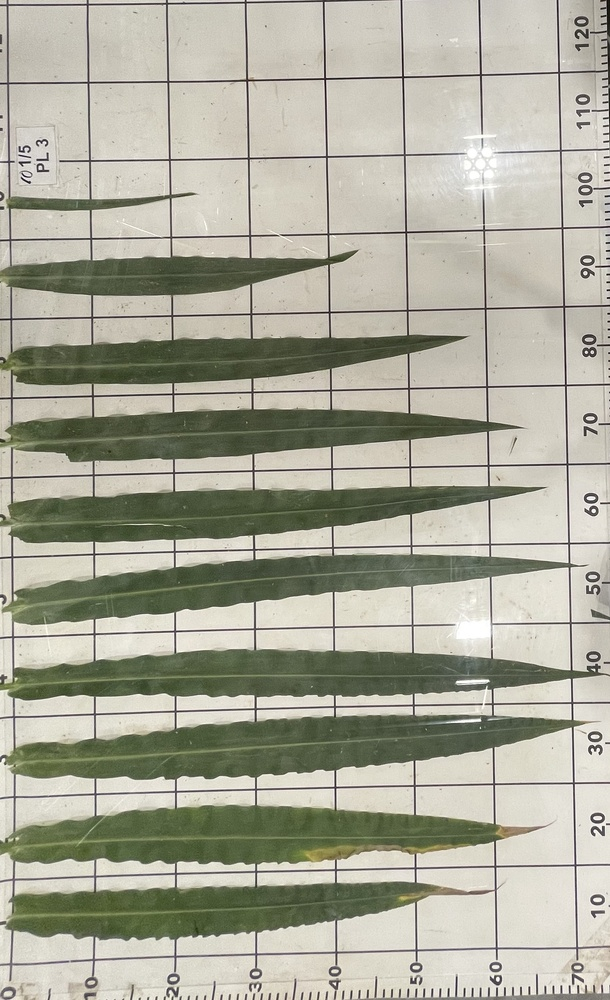
#> input picture Leaf_properties_Marziotte_05_08/Images/IMG_1.jpg, 610 x 1000 px, shrunk from 1713 x 2807 before the run; its folder holds only this picture in this run
$ jupyter execute --allow-errors Picture_analysis.ipynb
#> lines starting #> are read from the running program, lines starting #| are printed output that depends on the picture; after the words box and inside, x2 and y2 are one past the last pixel; in counts of white or black regions, pixels touching at a corner belong together
#> further down, RGB is the input picture: shape (1000, 610, 3); mean R, G, B 170.9, 170.2, 154.9
### Leaf_properties_Marziotte_05_08/Toolbox.py
import numpy as np
import pandas as pd

from skimage.morphology import area_opening, disk, binary_closing
from skimage.measure import find_contours, label, regionprops, regionprops_table

def leaves_props(RGB, opening=2000,closing=15, height=125, width=80):
    """
    This function uses a picture containing leaves as an input.
    Returns leaves contours and a table with leaves properties.

    Inputs: RGB, opening, closing, height, width.

       RGB: Picture to be analized.

       opening: Will be used in area_opening (check skimage.morphology). Default is 2000.

       closing: Will be used in binary_closing (check skimage.morphology). Default is 15.

       height: Height of the picture, will be used to calculate the size of the pixel. In centimiters. Default is 125 cm.

       width: Width of the picture, will be used to calculate the size of the pixel. In centimiters. Default is 80 cm.

    Outputs: contours, properties

        contours: Is the contour of each leaf inside the picture.

        properties: Table of properties including area, axis_minor_length (length of the minor axis), axis_major_length (length of the major axis), and image.
               The first three variables are given in centimiters. Image is the image of each leaf.


    """
#> called with opening = 2000, closing = 15, height = 125, width = 80

    #Compute factor for converting pixels into cm
    area = height*width
    pixel_area = area/RGB.size
#> pixel_area = 0.00546

    #Define BW, and what is green
    BW = 0
    red = RGB[:, :, 0]
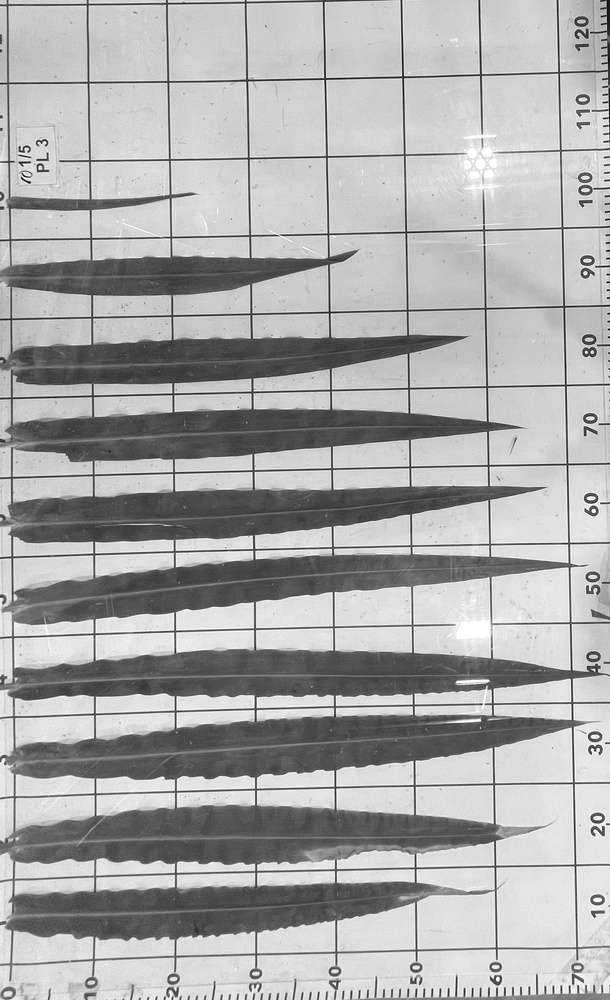
#> red: shape (1000, 610); min 6, max 255, mean 170.9
    green = RGB[:, :, 1]
    blue = RGB[:, :, 2]
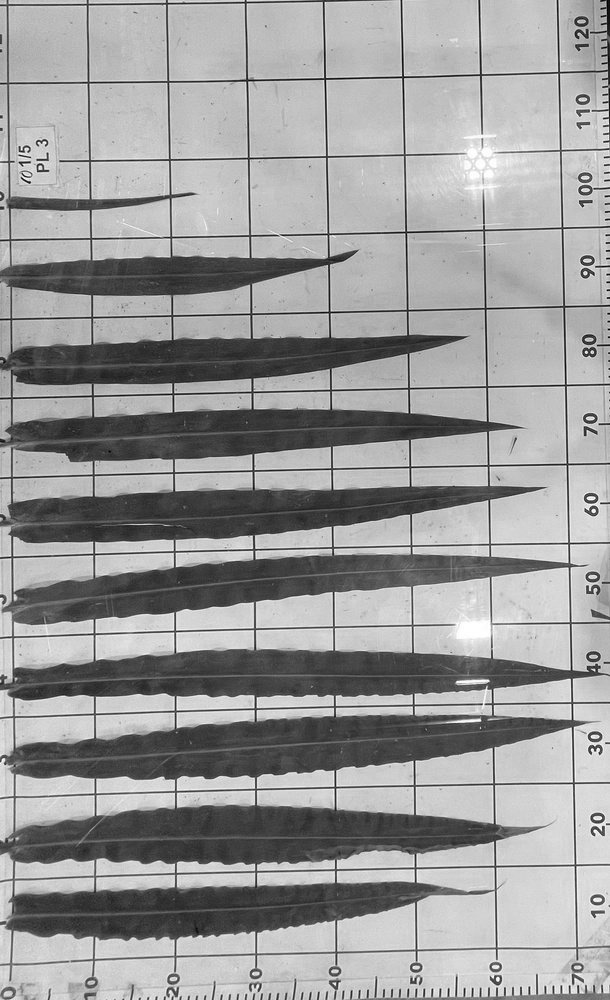
#> blue: shape (1000, 610); min 0, max 255, mean 154.9
    red_green_ratio = red/(green+1e-10)
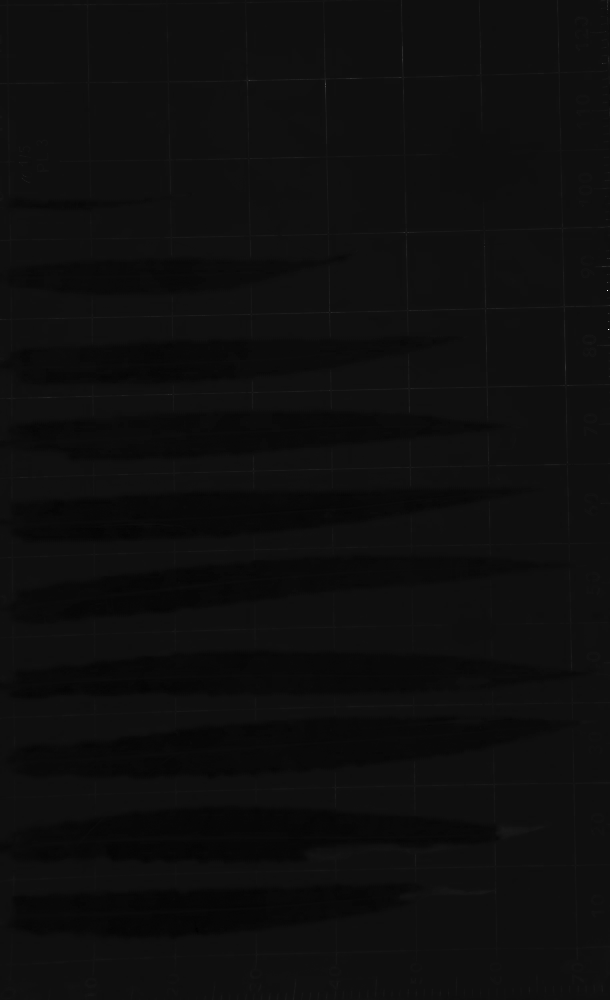
#> red_green_ratio: shape (1000, 610) float64; min 0.696, max 6, mean 0.992; drawn with min black and max white
    blue_green_ratio = blue/(green+1e-10)
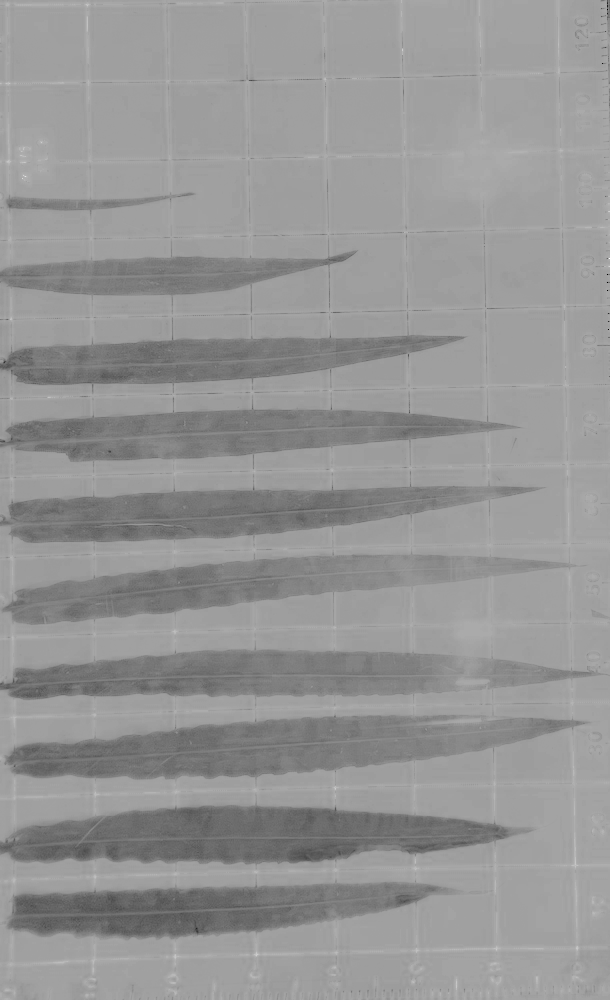
#> blue_green_ratio: shape (1000, 610) float64; min 0, max 1.5, mean 0.881; drawn with min black and max white
    ExG = 2*green - red - blue
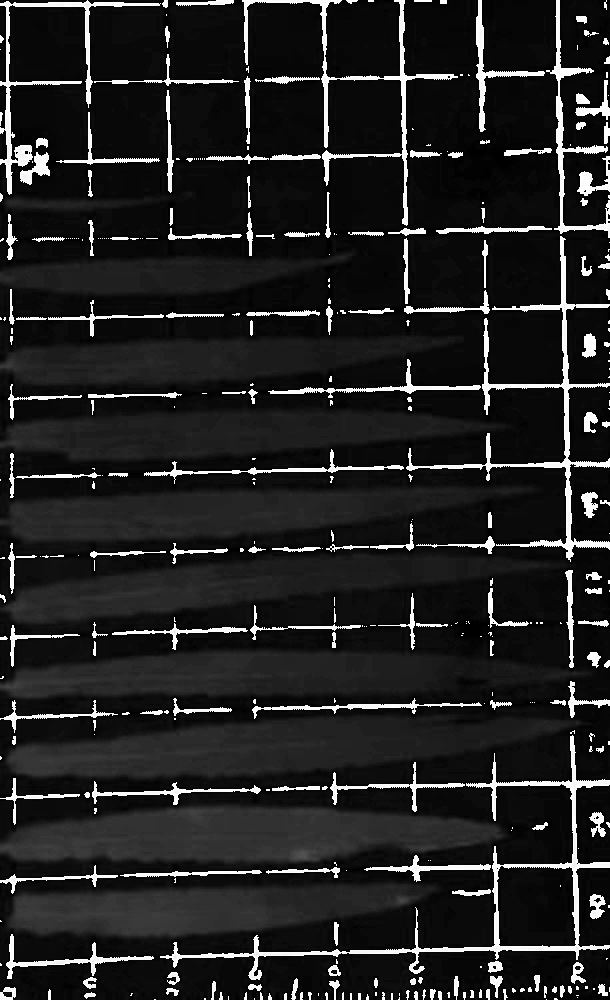
#> ExG: shape (1000, 610); min 0, max 255, mean 34.3

    #Saving black and white
    BW = np.logical_and(red_green_ratio<0.99, blue_green_ratio<0.99, ExG >20)
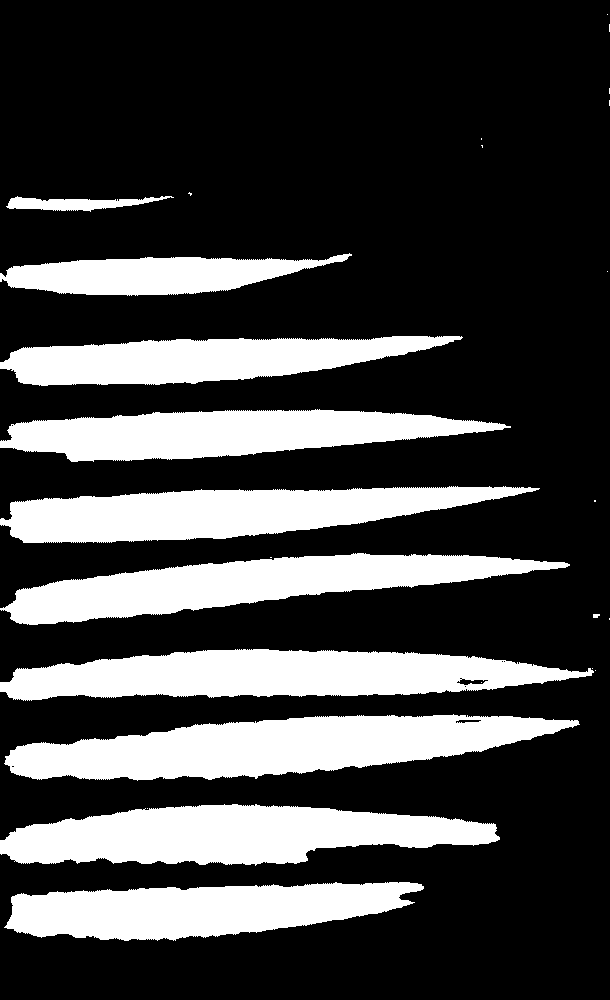
#> BW: shape (1000, 610) bool; 26.7% white; 26 white regions (15 under 20 px), largest, box (x1, y1, x2, y2) and area: (4, 714, 580, 781) 23529, (0, 804, 500, 866) 21048, (0, 649, 594, 701) 20874
    BW = area_opening(BW, opening)
#> BW: shape (1000, 610) bool; 26.5% white; 9 white regions, largest, box (x1, y1, x2, y2) and area: (4, 714, 580, 781) 23529, (0, 804, 500, 866) 21046, (0, 649, 594, 701) 20874
    BW = binary_closing(BW, disk(closing))
#> BW: shape (1000, 610) bool; 30% white; 4 white regions, box (x1, y1, x2, y2) and area: (0, 649, 594, 941) 97464, (0, 486, 570, 625) 43566, (0, 336, 511, 462) 32668, (0, 253, 352, 296) 9193

    #label leaves, contur and props.
    label_image = label(BW)
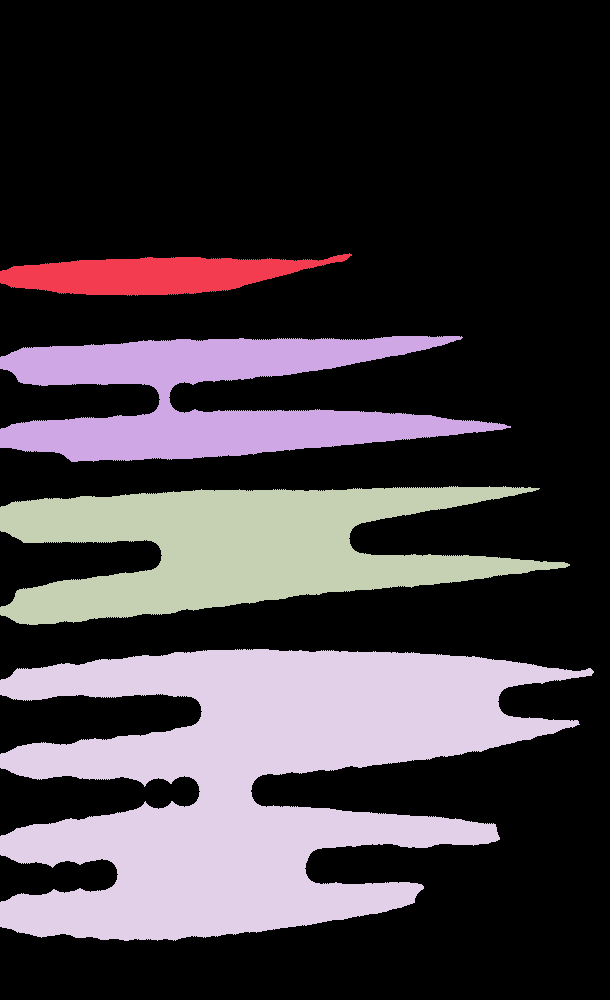
#> label_image: shape (1000, 610) int32; 5 distinct labels, from 0 to 4; one colour per label, 0 black
    contours = find_contours(BW, 0)
#> contours = 9 point arrays, longest 2153 points

    properties = regionprops_table(label_image, properties = ('area',
                                                   'axis_minor_length',
                                                   'axis_major_length',
                                                   'image'))
#> properties = 4 items
    properties['area'] = properties['area']*pixel_area
    properties['axis_minor_length'] = properties['axis_minor_length']* np.sqrt(pixel_area)
    properties['axis_major_length'] = properties['axis_major_length']* np.sqrt(pixel_area)


    return contours, properties

### Picture_analysis.ipynb
# Measure sorghum leaves from pictures

<font size="4">For my master's project, I am analyzing the canopy of 20 different sorghum hybrids by taking pictures of the whole plant and leaves at three stages. I collected a total of 1440 pictures, half of which are leaf pictures. To save time and reduce human error, at the time of measureing the pictures, I aimed to automate the measurement of leaves and obtain their area, length, and width.</font>

[cell 1]
import matplotlib.pyplot as plt
import numpy as np
import pandas as pd
import glob

#import skimage modules
from skimage import io
from skimage.io import imread
from Toolbox import leaves_props

#> (a cell that did not finish here is left out)

[cell 3]
#Read file names, and apply the function with a for loop.
# Place all the pictures in one folder and read all the names in file_list

file_list = glob.glob("../Leaf_properties_Marziotte_05_08/Images/*.*")
data = []
pic_list = []

for file in file_list:
    RGB = imread(file)
    pic_list.append(RGB)
    cont,props = leaves_props(RGB)
#> cont = 9 point arrays, longest 2153 points; props = 4 items
    d = {'file_name':file, 'props':props, 'cont':cont}
    data.append(d)
    print(f"Image {file} contains {len(cont)} leaves")
#| Image Leaf_properties_Marziotte_05_08/Images/IMG_1.jpg contains 9 leaves

    #df contains the name of the file in the first column, props table for each picture in the second, and the contours in the last one.
df = pd.DataFrame(data)
#> df = table of 1 rows and 3 columns

[cell 4]
#Figure showing in the top the original pictures, in the bottom the contours for the same picture.

fig, axs = plt.subplots(2,4, figsize = (20,10))

for images in range(0,len(pic_list)):
    axs[0][images].imshow(pic_list[images])
#> this loop made 1 pass


i = 0
for picture in df['cont']:
    for contour in picture:
        axs[1][i].plot(contour[:,1],contour[:,0]*-1)
    i = i+1
#> this loop made 1 pass
#> (picture, i) on pass 1: (9 point arrays, longest 2153 points, 1)
#> after the loop, i = 1


plt.show()
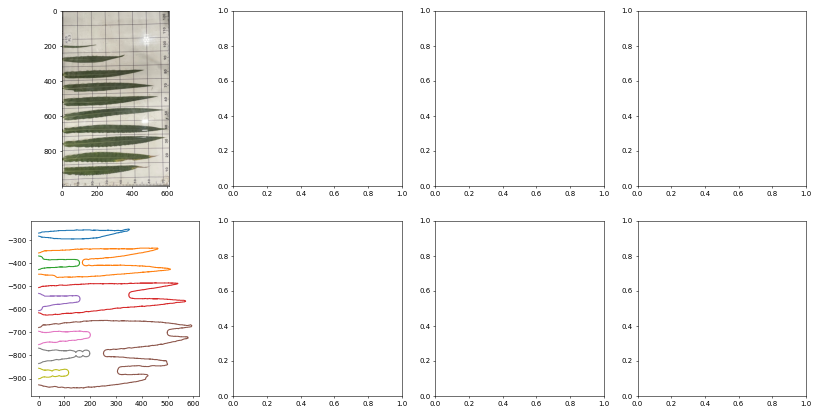
#> figure drawn by matplotlib, 2 panels

[cell 5]
#Show the df, and it's contents
df
#> Out = table of 1 rows and 3 columns

[cell 6]
#Show how each leaf is saved in properties inside the df
plt.imshow(df['props'][0]['image'][1])
plt.show()
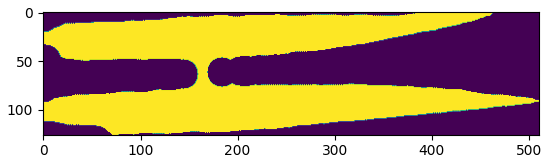
#> figure drawn by matplotlib, 1 panel

[cell 7]
#Show how each leaf contour is saved inside the df
plt.figure(figsize = (1,5))
plt.plot(df['cont'][0][0][:,0], df['cont'][0][0][:,1])
plt.show()
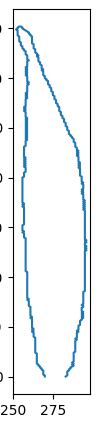
#> figure drawn by matplotlib, 1 panel

$ run again, on Leaf_properties_Marziotte_05_08/Images/IMG_2.jpeg
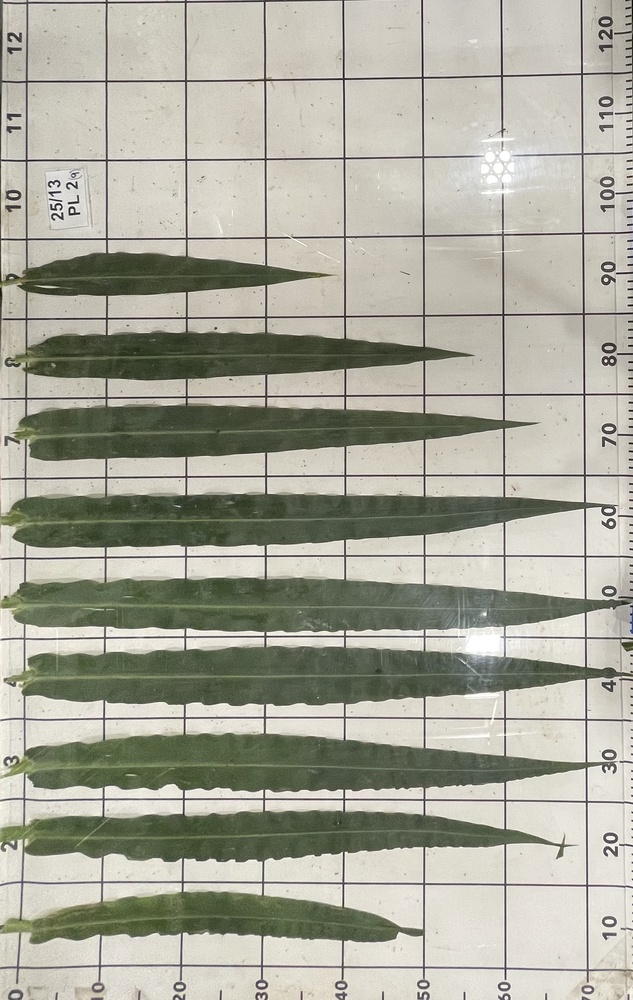
#> input picture Leaf_properties_Marziotte_05_08/Images/IMG_2.jpeg, 633 x 1000 px, shrunk from 1729 x 2730 before the run
#> RGB is the input picture: shape (1000, 633, 3); mean R, G, B 169.4, 168.9, 155.8
#> in leaves_props, `label_image = label(BW)`:
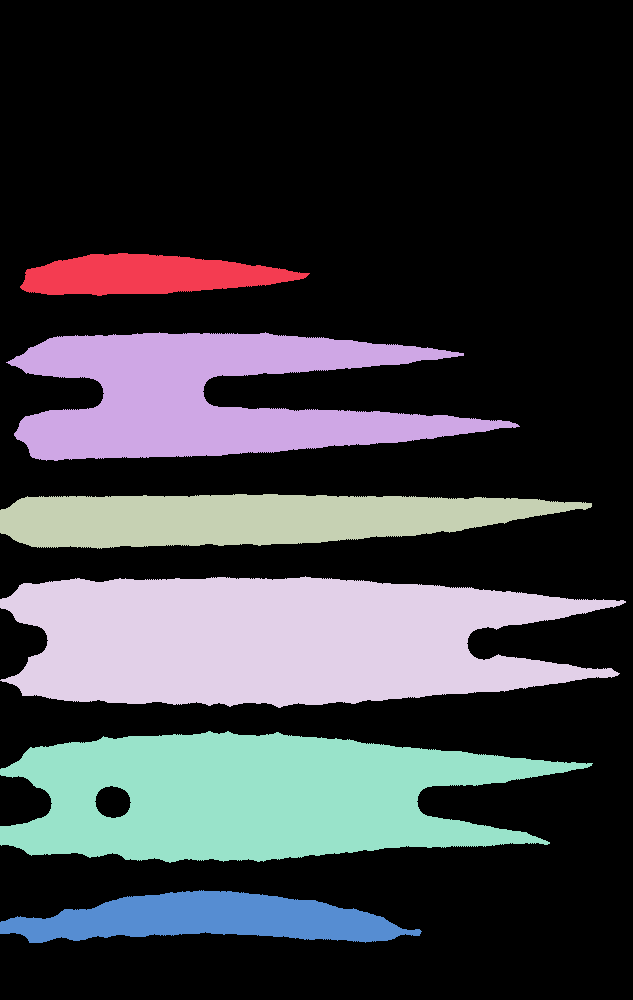
#> label_image: shape (1000, 633) int32; 7 distinct labels, from 0 to 6; one colour per label, 0 black
#> contours = 9 point arrays, longest 1776 points
#> properties = 4 items
#> cont = 9 point arrays, longest 1776 points; props = 4 items
#| Image Leaf_properties_Marziotte_05_08/Images/IMG_2.jpeg contains 9 leaves
#> df = table of 1 rows and 3 columns
#> the loop `for images in range(0,len(pic_list)):` made 1 pass
#> the loop `for picture in df['cont']:` made 1 pass
#> (picture, i) on pass 1: (9 point arrays, longest 1776 points, 1)
#> after the loop `for picture in df['cont']:`: i = 1
#> Out = table of 1 rows and 3 columns
#> `plt.show()`:
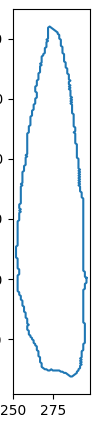
#> figure drawn by matplotlib, 1 panel

$ run again, on Leaf_properties_Marziotte_05_08/Images/IMG_3.jpeg
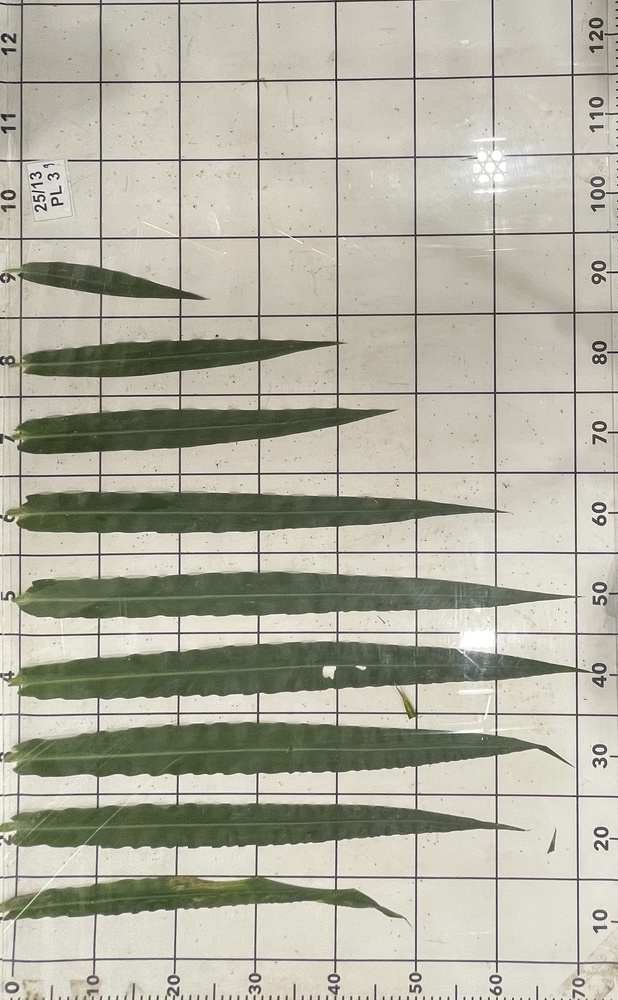
#> input picture Leaf_properties_Marziotte_05_08/Images/IMG_3.jpeg, 618 x 1000 px, shrunk from 1702 x 2755 before the run
#> RGB is the input picture: shape (1000, 618, 3); mean R, G, B 177.3, 175.7, 161.1
#> label_image: shape (1000, 618) int32; 7 distinct labels, from 0 to 6
#> contours = 9 point arrays, longest 3531 points
#> properties = 4 items
#> cont = 9 point arrays, longest 3531 points; props = 4 items
#| Image Leaf_properties_Marziotte_05_08/Images/IMG_3.jpeg contains 9 leaves
#> df = table of 1 rows and 3 columns
#> the loop `for images in range(0,len(pic_list)):` made 1 pass
#> the loop `for picture in df['cont']:` made 1 pass
#> (picture, i) on pass 1: (9 point arrays, longest 3531 points, 1)
#> after the loop `for picture in df['cont']:`: i = 1
#> Out = table of 1 rows and 3 columns
#> `plt.show()`:
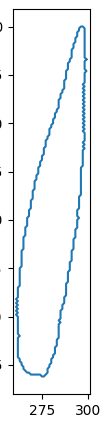
#> figure drawn by matplotlib, 1 panel
